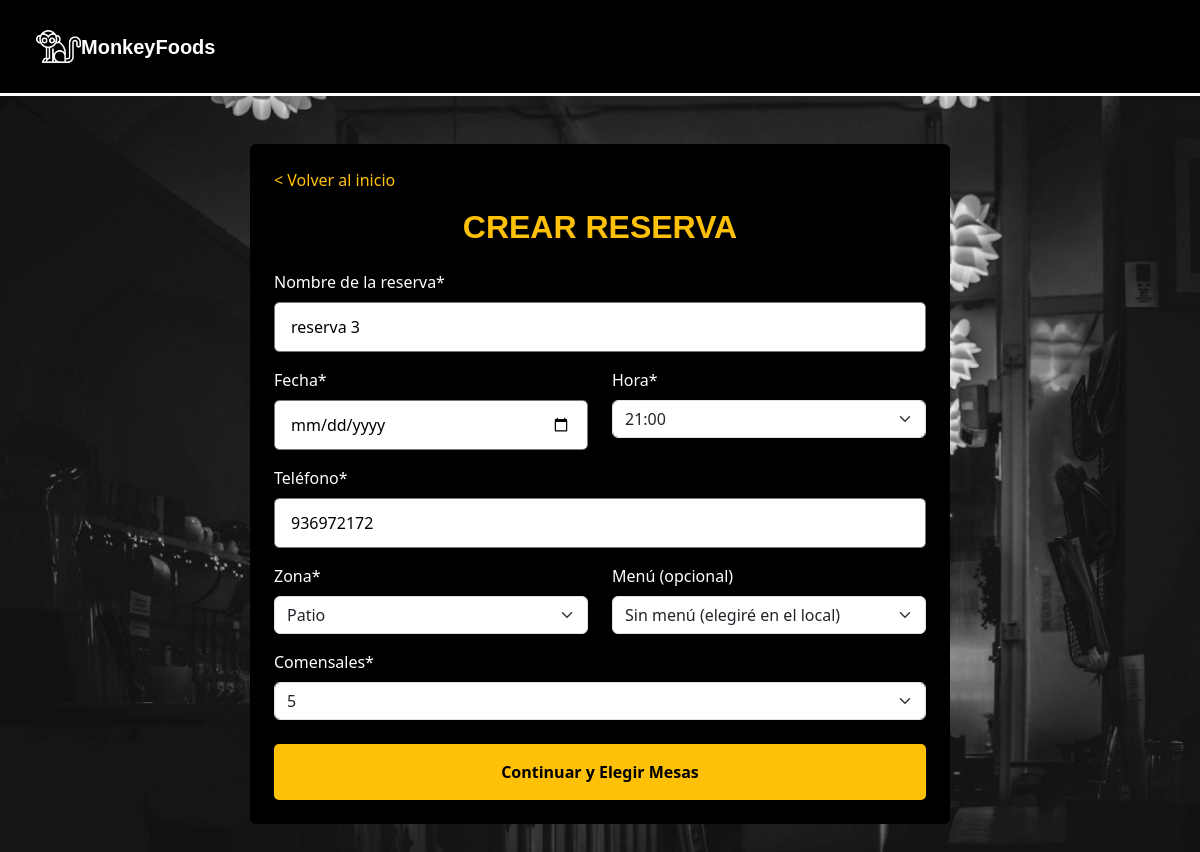
Page /reservas/crear/ (signed in) on the earlier database version.
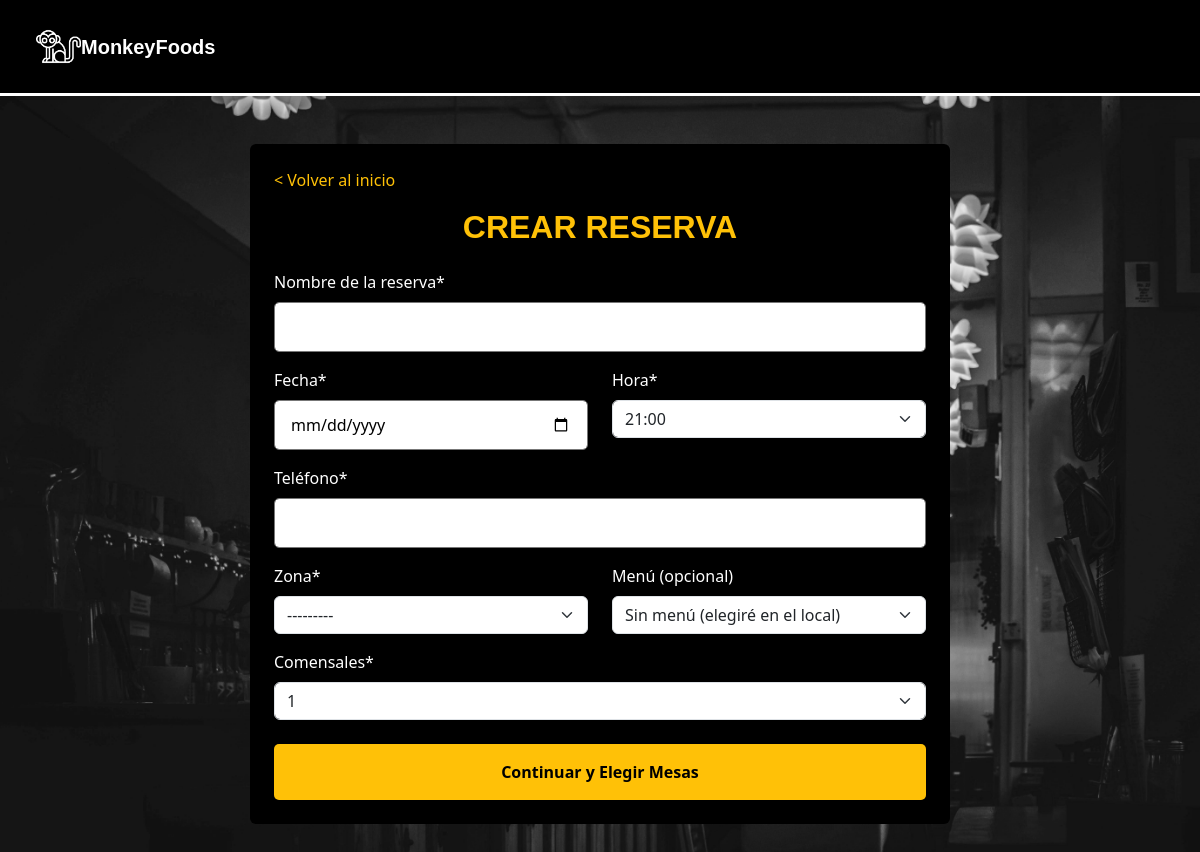
Same page on the later database version.
### apps/reservas/models.py (models this page shows, shortened)
class Reserva(models.Model):
    ESTADOS_RESERVA = (
        ('borrador', 'Borrador'),
        ('completada', 'Completada'),
    )
    id_reserva = models.CharField(max_length=12, unique=True, editable=False)
    cliente = models.ForeignKey(settings.AUTH_USER_MODEL, on_delete=models.CASCADE)
    nombre_reserva = models.CharField(max_length=100)
    fecha = models.DateField()
    hora = models.TimeField()
    telefono = models.CharField(max_length=20)
    comensales = models.PositiveIntegerField(default=1)
    abono = models.DecimalField(max_digits=8, decimal_places=2)
    total = models.DecimalField(max_digits=8, decimal_places=2)
    mesas = models.ManyToManyField('Mesa')
    menu = models.ForeignKey(Menu, on_delete=models.SET_NULL, null=True, blank=True)  #modelo menú
    zona = models.ForeignKey('Zona', on_delete=models.CASCADE, null=True, blank=True)
    estado = models.CharField(max_length=20, choices=ESTADOS_RESERVA, default='borrador')

### apps/reservas/views.py (the view)
# urls.py: path('crear/', views.crear_reserva, name='crear_reserva'),
@login_required
def crear_reserva(request):
    reserva_borrador = Reserva.objects.filter(cliente=request.user, estado='borrador').first()
    if request.method == 'POST':
        form = ReservaForm(request.POST, instance=reserva_borrador)
        if form.is_valid():
            menu = form.cleaned_data.get('menu')
            comensales = int(form.cleaned_data.get('comensales'))
            abono = Decimal('4000') * comensales
            if menu:
                total = (menu.precio * comensales) - abono
            else:
                total = abono
            reserva = form.save(commit=False)
            reserva.cliente = request.user
            reserva.abono = abono
            reserva.total = total
            reserva.estado = 'borrador'
            reserva.save()
            messages.success(request, f'Reserva #{reserva.id} creada para {reserva.cliente.username}')
            request.session['reserva_timestamp'] = now().timestamp()
            request.session['reserva_id'] = reserva.id
            request.session['reserva_datos'] = {
                'nombre_reserva': reserva.nombre_reserva,
                'fecha': str(reserva.fecha),
                'hora': str(reserva.hora),
                'telefono': reserva.telefono,
                'zona_id': reserva.zona.id if reserva.zona else None,
                'menu_id': reserva.menu.id if reserva.menu else None,
                'comensales': reserva.comensales,
                'abono': str(abono),
                'total': str(total)
            }
            return redirect('elegir_mesas', reserva_id=reserva.id)
    else:
        form = ReservaForm(instance=reserva_borrador)
    return render(request, 'reservas/crear_reserva.html', {'form': form})

### apps/menus/models.py (called while the page is built)
    def __str__(self):
        return self.nombre

### apps/reservas/models.py (called while the page is built)
    def __str__(self):
        return self.nombre

### apps/reservas/templates/reservas/crear_reserva.html (shortened to what this page needs)
{% extends 'base.html' %}
{% load static %}
{% load widget_tweaks %}
{% block extra_head %}
<link href="https://cdn.jsdelivr.net/npm/select2@4.1.0-rc.0/dist/css/select2.min.css" rel="stylesheet"/>
<link rel="stylesheet" href="{% static 'reservas/css/styles.css' %}">
{% endblock %}
{% block content %}
<div class="container my-5">
  <div class="mx-auto bg-black text-white p-4 rounded" style="max-width: 700px;">
    <div class="mb-3 text-start">
      <a href="{% url 'index' %}" class="boton-volver">&lt; Volver al inicio</a>
    </div>
    <h2 class="text-center mb-4" style="font-family: 'Century Gothic', sans-serif; font-weight: bolder; color: #ffc107;">
      CREAR RESERVA
    </h2>
    <form method="post" id="reservaForm" novalidate>
      <div class="mb-3">
        <label for="{{ form.nombre_reserva.id_for_label }}" class="form-label">Nombre de la reserva*</label>
        {{ form.nombre_reserva|add_class:"form-control" }}
      </div>
      <div class="row mb-3">
        <div class="col-md-6 mb-3 mb-md-0">
          <label for="{{ form.fecha.id_for_label }}" class="form-label">Fecha*</label>
          {{ form.fecha|add_class:"form-control" }}
        </div>
        <div class="col-md-6">
          <label for="{{ form.hora.id_for_label }}" class="form-label">Hora*</label>
          {{ form.hora|add_class:"form-select" }}
        </div>
      </div>
      <div class="mb-3">
        <label for="{{ form.telefono.id_for_label }}" class="form-label">Teléfono*</label>
        {{ form.telefono|add_class:"form-control" }}
      </div>
      <div class="row mb-3">
        <div class="col-md-6 mb-3 mb-md-0">
          <label for="{{ form.zona.id_for_label }}" class="form-label">Zona*</label>
          {{ form.zona|add_class:"form-select" }}
        </div>
        <div class="col-md-6">
          <label for="{{ form.menu.id_for_label }}" class="form-label">Menú (opcional)</label>
          <select name="{{ form.menu.name }}" class="form-select" id="{{ form.menu.id_for_label }}">
            <option value="" {% if not form.menu.value %}selected{% endif %}>Sin menú (elegiré en el local)</option>
          </select>
        </div>
      </div>
      <div class="mb-4">
        <label for="{{ form.comensales.id_for_label }}" class="form-label">Comensales*</label>
        {{ form.comensales|add_class:"form-select" }}
      </div>
      <button type="submit" class="btn btn-warning w-100">Continuar y Elegir Mesas</button>
    </form>
  </div>
</div>
{% endblock %}

Differences in the rows shown:
no longer on this page (row edited): Reserva: nombre_reserva "reserva 3", hora "21:00", telefono "936972172", zona "Patio", comensales "5"
Other differences:
form field hora: (not shown) → "21:00"
form field zona: (not shown) → "---------"
form field comensales: (not shown) → "1"
